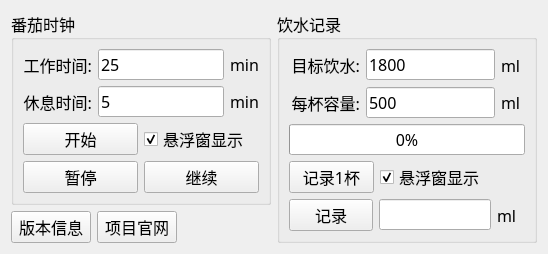
<?xml version="1.0" encoding="UTF-8"?>
<ui version="4.0">
 <class>MainWidget</class>
 <widget class="QWidget" name="MainWidget">
  <property name="geometry">
   <rect>
    <x>0</x>
    <y>0</y>
    <width>548</width>
    <height>236</height>
   </rect>
  </property>
  <property name="font">
   <font>
    <family>MiSans</family>
    <pointsize>12</pointsize>
   </font>
  </property>
  <property name="windowTitle">
   <string>MainWidget</string>
  </property>
  <layout class="QHBoxLayout" name="horizontalLayout_10" stretch="1,1">
   <item>
    <layout class="QVBoxLayout" name="verticalLayout_3" stretch="5,1">
     <item>
      <widget class="QGroupBox" name="groupBox_clock">
       <property name="title">
        <string>番茄时钟</string>
       </property>
       <layout class="QVBoxLayout" name="verticalLayout" stretch="1,1,1,1">
        <item>
         <layout class="QHBoxLayout" name="horizontalLayout" stretch="2,5,0">
          <item>
           <widget class="QLabel" name="L_clock_work_time">
            <property name="text">
             <string>工作时间:</string>
            </property>
            <property name="alignment">
             <set>Qt::AlignRight|Qt::AlignTrailing|Qt::AlignVCenter</set>
            </property>
           </widget>
          </item>
          <item>
           <widget class="QLineEdit" name="LE_clock_work_time">
            <property name="text">
             <string>25</string>
            </property>
           </widget>
          </item>
          <item>
           <widget class="QLabel" name="L_clock_work_time_min">
            <property name="text">
             <string>min</string>
            </property>
           </widget>
          </item>
         </layout>
        </item>
        <item>
         <layout class="QHBoxLayout" name="horizontalLayout_2" stretch="2,5,0">
          <item>
           <widget class="QLabel" name="L_clock_rest_time">
            <property name="text">
             <string>休息时间:</string>
            </property>
            <property name="alignment">
             <set>Qt::AlignRight|Qt::AlignTrailing|Qt::AlignVCenter</set>
            </property>
           </widget>
          </item>
          <item>
           <widget class="QLineEdit" name="LE_clock_rest_time">
            <property name="text">
             <string>5</string>
            </property>
           </widget>
          </item>
          <item>
           <widget class="QLabel" name="L_clock_rest_time_min">
            <property name="text">
             <string>min</string>
            </property>
           </widget>
          </item>
         </layout>
        </item>
        <item>
         <layout class="QHBoxLayout" name="horizontalLayout_3" stretch="1,1">
          <item>
           <widget class="QPushButton" name="PB_clock_start">
            <property name="text">
             <string>开始</string>
            </property>
           </widget>
          </item>
          <item>
           <widget class="QCheckBox" name="CB_clock_floating_window_show">
            <property name="text">
             <string>悬浮窗显示</string>
            </property>
            <property name="checked">
             <bool>true</bool>
            </property>
           </widget>
          </item>
         </layout>
        </item>
        <item>
         <layout class="QHBoxLayout" name="horizontalLayout_4" stretch="1,1">
          <item>
           <widget class="QPushButton" name="PB_clock_pause">
            <property name="text">
             <string>暂停</string>
            </property>
           </widget>
          </item>
          <item>
           <widget class="QPushButton" name="PB_clock_continue">
            <property name="text">
             <string>继续</string>
            </property>
           </widget>
          </item>
         </layout>
        </item>
       </layout>
      </widget>
     </item>
     <item>
      <layout class="QHBoxLayout" name="horizontalLayout_9">
       <item>
        <widget class="QPushButton" name="PB_version">
         <property name="text">
          <string>版本信息</string>
         </property>
        </widget>
       </item>
       <item>
        <widget class="QPushButton" name="PB_project_url">
         <property name="text">
          <string>项目官网</string>
         </property>
        </widget>
       </item>
       <item>
        <spacer name="horizontalSpacer">
         <property name="orientation">
          <enum>Qt::Horizontal</enum>
         </property>
         <property name="sizeHint" stdset="0">
          <size>
           <width>40</width>
           <height>20</height>
          </size>
         </property>
        </spacer>
       </item>
      </layout>
     </item>
    </layout>
   </item>
   <item>
    <widget class="QGroupBox" name="groupBox_drink">
     <property name="title">
      <string>饮水记录</string>
     </property>
     <layout class="QVBoxLayout" name="verticalLayout_2" stretch="1,1,1,1,1">
      <item>
       <layout class="QHBoxLayout" name="horizontalLayout_5" stretch="6,11,2">
        <item>
         <widget class="QLabel" name="L_drink_goal">
          <property name="text">
           <string>目标饮水:</string>
          </property>
          <property name="alignment">
           <set>Qt::AlignRight|Qt::AlignTrailing|Qt::AlignVCenter</set>
          </property>
         </widget>
        </item>
        <item>
         <widget class="QLineEdit" name="LE_drink_goal">
          <property name="text">
           <string>1800</string>
          </property>
         </widget>
        </item>
        <item>
         <widget class="QLabel" name="L_drink_goal_ml">
          <property name="layoutDirection">
           <enum>Qt::LeftToRight</enum>
          </property>
          <property name="text">
           <string>ml</string>
          </property>
          <property name="alignment">
           <set>Qt::AlignLeading|Qt::AlignLeft|Qt::AlignVCenter</set>
          </property>
         </widget>
        </item>
       </layout>
      </item>
      <item>
       <layout class="QHBoxLayout" name="horizontalLayout_6" stretch="6,11,2">
        <item>
         <widget class="QLabel" name="L_drink_cup_capacity">
          <property name="text">
           <string>每杯容量:</string>
          </property>
          <property name="alignment">
           <set>Qt::AlignRight|Qt::AlignTrailing|Qt::AlignVCenter</set>
          </property>
         </widget>
        </item>
        <item>
         <widget class="QLineEdit" name="LE_drink_cup_capacity">
          <property name="text">
           <string>500</string>
          </property>
         </widget>
        </item>
        <item>
         <widget class="QLabel" name="L_drink_cup_capacity_ml">
          <property name="layoutDirection">
           <enum>Qt::LeftToRight</enum>
          </property>
          <property name="text">
           <string>ml</string>
          </property>
          <property name="alignment">
           <set>Qt::AlignLeading|Qt::AlignLeft|Qt::AlignVCenter</set>
          </property>
         </widget>
        </item>
       </layout>
      </item>
      <item>
       <widget class="QProgressBar" name="B_drink">
        <property name="value">
         <number>0</number>
        </property>
       </widget>
      </item>
      <item>
       <layout class="QHBoxLayout" name="horizontalLayout_7" stretch="7,12">
        <item>
         <widget class="QPushButton" name="PB_drink_record_cup">
          <property name="text">
           <string>记录1杯</string>
          </property>
         </widget>
        </item>
        <item>
         <widget class="QCheckBox" name="CB_drink_floating_window_show">
          <property name="text">
           <string>悬浮窗显示</string>
          </property>
          <property name="checked">
           <bool>true</bool>
          </property>
         </widget>
        </item>
       </layout>
      </item>
      <item>
       <layout class="QHBoxLayout" name="horizontalLayout_8" stretch="3,4,1">
        <item>
         <widget class="QPushButton" name="PB_drink_record">
          <property name="text">
           <string>记录</string>
          </property>
         </widget>
        </item>
        <item>
         <widget class="QLineEdit" name="LE_drink_record">
          <property name="text">
           <string/>
          </property>
         </widget>
        </item>
        <item>
         <widget class="QLabel" name="L_drink_record_ml">
          <property name="layoutDirection">
           <enum>Qt::LeftToRight</enum>
          </property>
          <property name="text">
           <string>ml</string>
          </property>
          <property name="alignment">
           <set>Qt::AlignLeading|Qt::AlignLeft|Qt::AlignVCenter</set>
          </property>
         </widget>
        </item>
       </layout>
      </item>
     </layout>
    </widget>
   </item>
  </layout>
 </widget>
 <resources/>
 <connections/>
</ui>
